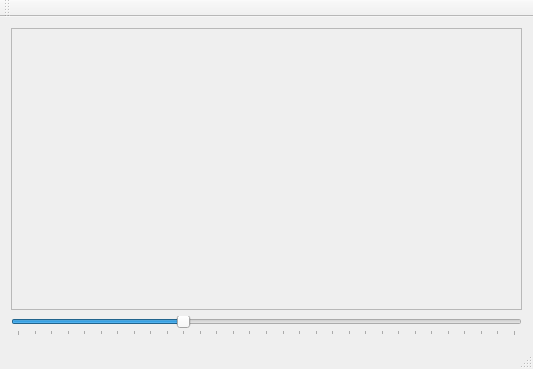
<?xml version="1.0" encoding="UTF-8"?>
<ui version="4.0">
 <class>MainWindow</class>
 <widget class="QMainWindow" name="MainWindow">
  <property name="geometry">
   <rect>
    <x>0</x>
    <y>0</y>
    <width>533</width>
    <height>369</height>
   </rect>
  </property>
  <property name="windowTitle">
   <string>VTK Example</string>
  </property>
  <widget class="QWidget" name="centralWidget">
   <layout class="QGridLayout" name="gridLayout">
    <item row="1" column="0">
     <widget class="QFrame" name="frame">
      <property name="frameShape">
       <enum>QFrame::StyledPanel</enum>
      </property>
      <property name="frameShadow">
       <enum>QFrame::Raised</enum>
      </property>
     </widget>
    </item>
    <item row="2" column="0">
     <widget class="QSlider" name="contourSlider">
      <property name="maximum">
       <number>30</number>
      </property>
      <property name="sliderPosition">
       <number>10</number>
      </property>
      <property name="orientation">
       <enum>Qt::Horizontal</enum>
      </property>
      <property name="tickPosition">
       <enum>QSlider::TicksBelow</enum>
      </property>
     </widget>
    </item>
   </layout>
  </widget>
  <widget class="QMenuBar" name="menuBar">
   <property name="geometry">
    <rect>
     <x>0</x>
     <y>0</y>
     <width>533</width>
     <height>21</height>
    </rect>
   </property>
  </widget>
  <widget class="QToolBar" name="mainToolBar">
   <attribute name="toolBarArea">
    <enum>TopToolBarArea</enum>
   </attribute>
   <attribute name="toolBarBreak">
    <bool>false</bool>
   </attribute>
  </widget>
  <widget class="QStatusBar" name="statusBar"/>
  <action name="actionTest_Bullet">
   <property name="text">
    <string>Start</string>
   </property>
  </action>
  <action name="actionStart">
   <property name="text">
    <string>Start</string>
   </property>
  </action>
 </widget>
 <layoutdefault spacing="6" margin="11"/>
 <resources/>
 <connections/>
</ui>
